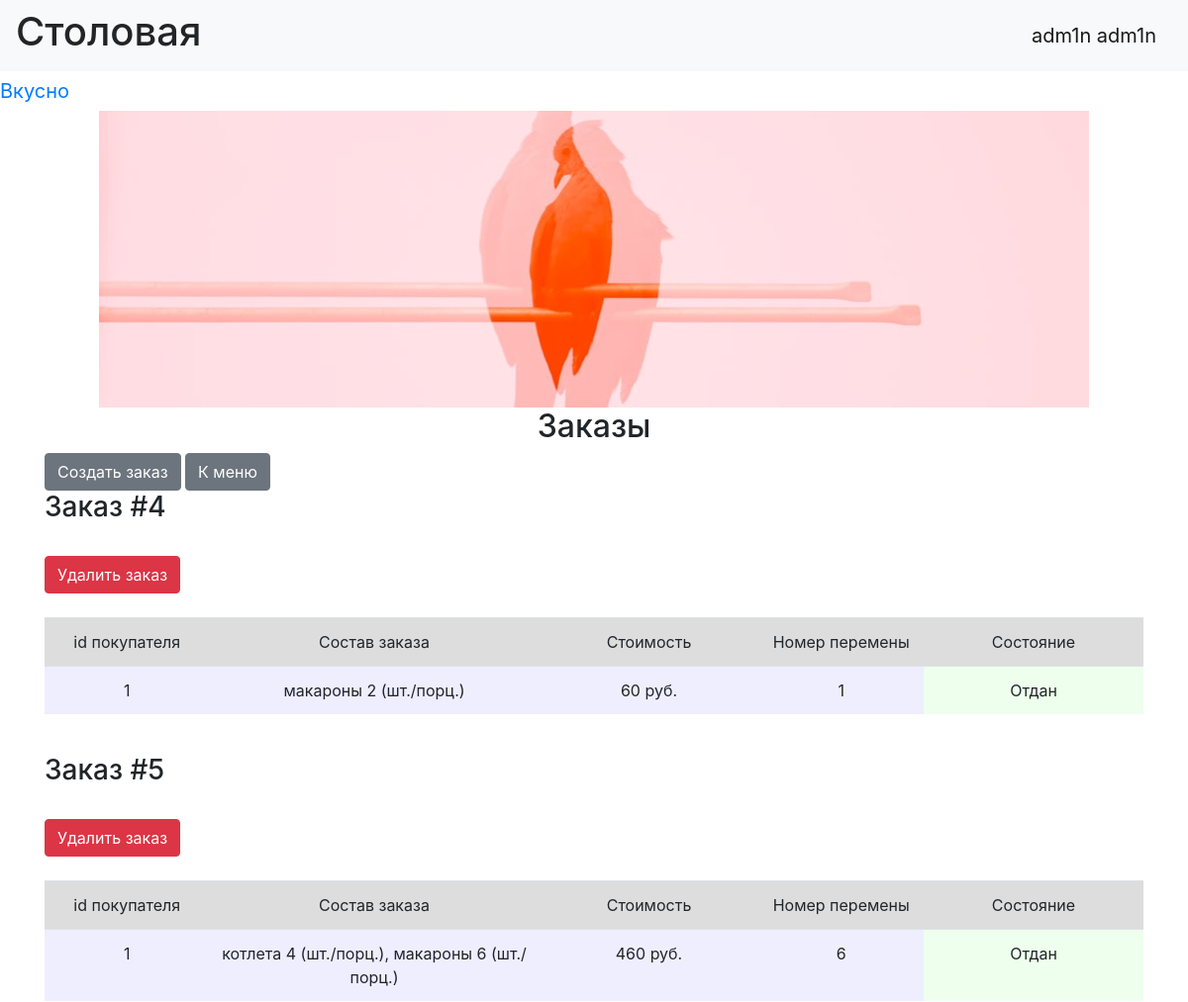
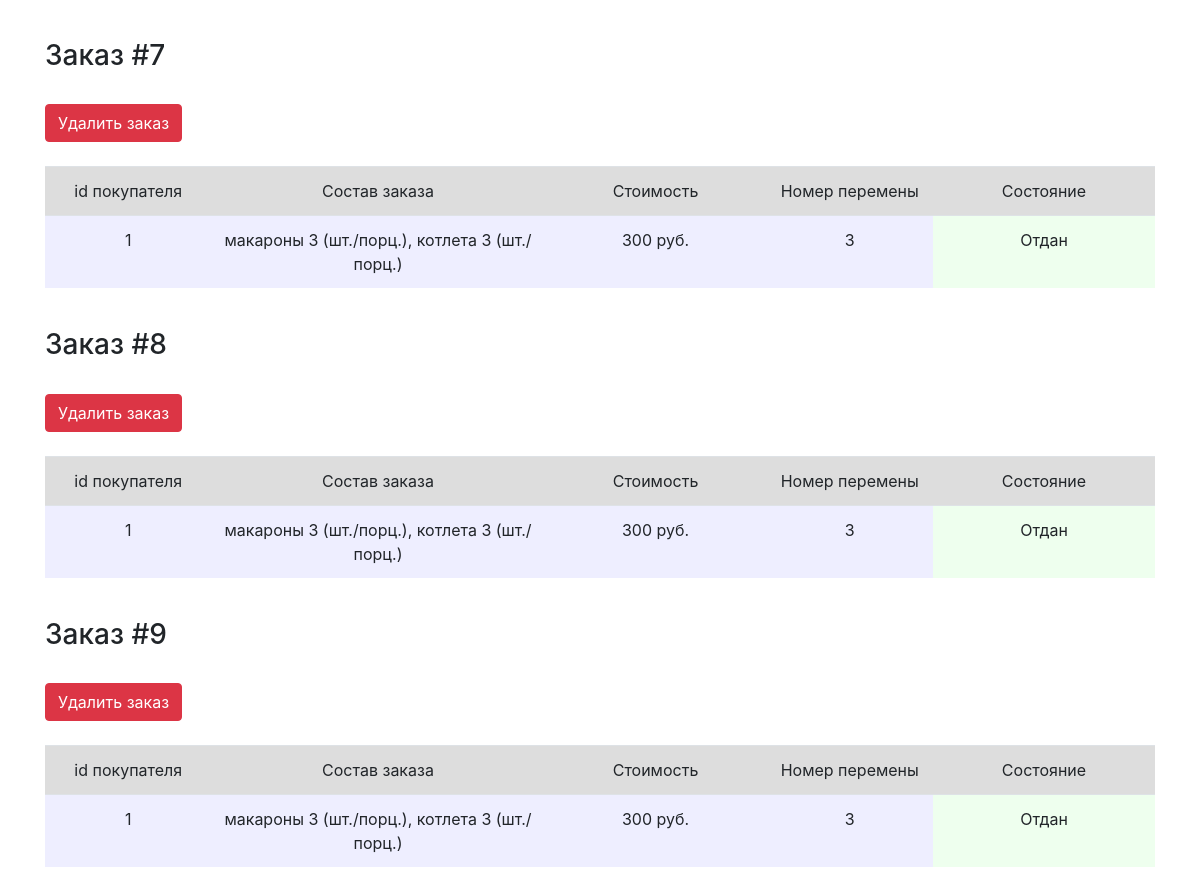
Page /index (signed in) on the committed database (2 pictures, top to bottom).
### data/users.py (models this page shows, shortened)
class User(SqlAlchemyBase, UserMixin, SerializerMixin):
    __tablename__ = 'users'
    id = sqlalchemy.Column(sqlalchemy.Integer, primary_key=True, autoincrement=True)
    name = sqlalchemy.Column(sqlalchemy.String)
    surname = sqlalchemy.Column(sqlalchemy.String)
    grade = sqlalchemy.Column(sqlalchemy.String)
    password = sqlalchemy.Column(sqlalchemy.String)
    admin = sqlalchemy.Column(sqlalchemy.Boolean, nullable=False, default=False)

### data/orders.py (models this page shows)
class PersonalOrder(SqlAlchemyBase, UserMixin, SerializerMixin):
    __tablename__ = 'orders'
    id = sqlalchemy.Column(sqlalchemy.Integer, primary_key=True, autoincrement=True)
    person = sqlalchemy.Column(sqlalchemy.Integer, sqlalchemy.ForeignKey("users.id"))
    meal = sqlalchemy.Column(sqlalchemy.String)
    pause = sqlalchemy.Column(sqlalchemy.Integer)  #номер перемены
    status = sqlalchemy.Column(sqlalchemy.Boolean, default=False)

### main.py (the view)
@application.route("/")
@application.route("/index")
def index():
    db_sess = db_session.create_session()
    data = [order for order in db_sess.query(PersonalOrder).all()]
    orders = []
    for elem in data:
        summ = 0
        meal_count = {}
        for name_count in elem.meal.split(', '):
            meal_count[name_count.split('-')[0]] = int(name_count.split('-')[1])
            summ += prices[name_count.split('-')[0]] * int(name_count.split('-')[1])
        orders.append([elem.id, elem.person, ', \n'.join([f'{x} {y} (шт./порц.)' for x, y in meal_count.items()]),
                       summ, elem.pause, elem.status])
    return render_template("index.html", orders=orders, title='Заказы')

### data/db_session.py (called while the page is built)
def create_session() -> Session:
    global __factory
    return __factory()

### main.py (called while the page is built)
@login_manager.user_loader
def load_user(user_id):
    db_sess = db_session.create_session()
    return db_sess.get(User, user_id)

### templates/index.html (shortened to what this page needs)
{% extends "base.html" %}
{% block content %}
<h2 align="center">{{title}}</h2>
{% if current_user.is_authenticated %}
    <a href="add_order" class="btn btn-secondary">Создать заказ</a>
    <a href="show_menu" class="btn btn-secondary">К меню</a>
    <br>
{% endif %}
{% for order in orders %}
<h3>Заказ #{{ order[0] }}</h3>
<br>{% if current_user.admin %}
<div>
    <a href="/delete_order/{{ order[0] }}" class="btn btn-danger">Удалить заказ</a>
</div>
<br>
{% endif %}
<div class="table_container">
    <table class="table">
        <tr class="my_row">
            <td class="title" width="150px" bgcolor="#dddddd" align="center">id покупателя</td>
            <td class="title" width="300px" bgcolor="#dddddd" align="center">Состав заказа</td>
            <td class="title" width="200px" bgcolor="#dddddd" align="center">Стоимость</td>
            <td class="title" width="150px" bgcolor="#dddddd" align="center">Номер перемены</td>
            <td class="title" width="200px" bgcolor="#dddddd" align="center">Состояние</td>
        </tr>
        <tr class="my_row">
            <td class="ordinary" bgcolor="#eeeeff" align="center">{{ order[1] }}</td>
            <td class="ordinary" bgcolor="#eeeeff" align="center">{{ order[2] }}</td>
            <td class="ordinary" bgcolor="#eeeeff" align="center">{{ order[3] }} руб.</td>
            <td class="ordinary" bgcolor="#eeeeff" align="center">{{ order[4] }}</td>
            {% if order[5] %}
            <td class="ordinary" bgcolor="#eeffee" align="center">Отдан</td>
            {% else %}
            <td class="ordinary" bgcolor="#ffeeff" align="center">Не отдан</td>
            {% endif %}
        </tr>
    </table>
</div>
<br>
{% endfor %}
{% endblock %}

### templates/base.html (shortened to what this page needs)
<!DOCTYPE html>
<html lang="en">
<head>
    <link rel="stylesheet" href="https://stackpath.bootstrapcdn.com/bootstrap/4.4.1/css/bootstrap.min.css"
>
    <link rel="stylesheet" href="../static/css/style.css">
</head>
  <body>
    <header>
      <nav class="navbar navbar-light bg-light">
          <h1>Столовая</h1>
          {% if current_user.is_authenticated %}
            <a class="navbar-brand" href="/logout">{{ current_user.name }} {{ current_user.surname }}</a>
          {% else %}
            <a class="btn btn-primary " href="/register_user">Зарегистрировать ученика</a>
            <a class="btn btn-primary " href="/register_admin">Зарегистрировать админа</a>
            <a class="btn btn-success" href="/login">Войти</a>
          {% endif %}
      </nav>
        <a class="navbar-brand" href="#">Вкусно</a>
    </header>
    <center>
        <img src="../static/img/photo.jpg">
    </center>
    <main role="main" class="container">
        <link rel="stylesheet" href="../static/img/photo.jpg">
        {% block content %}{% endblock %}
    </main>
  </body>
</html>

### rows in the picture
User: name "adm1n", surname "adm1n"
PersonalOrder: id "4", order "1", order "макароны 2 (шт./порц.)", order "60"
PersonalOrder: id "5", order "1", order "котлета 4 (шт./порц.), макароны 6 (шт./порц.)", order "460", pause "6"
PersonalOrder: id "7", order "1", order "макароны 3 (шт./порц.), котлета 3 (шт./порц.)", order "300", pause "3"
PersonalOrder: id "8", order "1", order "макароны 3 (шт./порц.), котлета 3 (шт./порц.)", order "300", pause "3"
PersonalOrder: id "9", order "1", order "макароны 3 (шт./порц.), котлета 3 (шт./порц.)", order "300", pause "3"

### other values in the picture
{{ title }} "Заказы"
